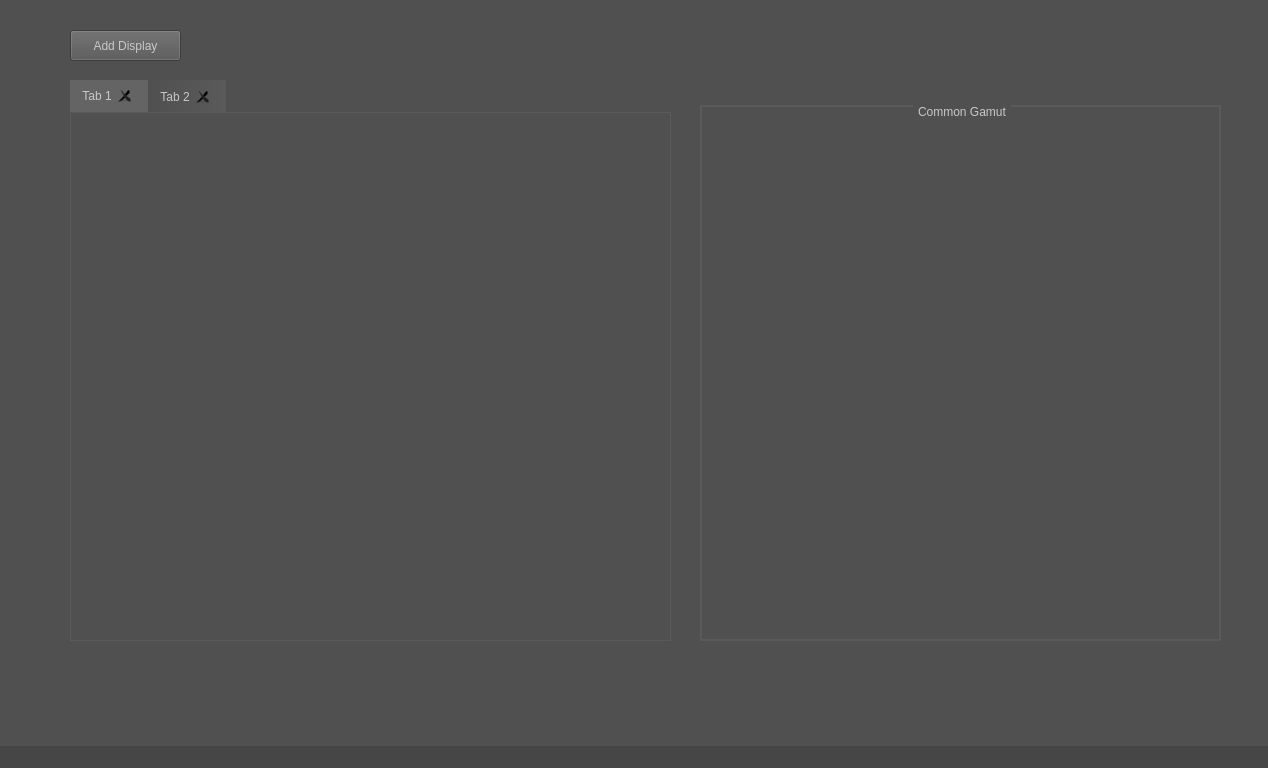
<?xml version="1.0" encoding="UTF-8"?>
<ui version="4.0">
 <class>MainWindow</class>
 <widget class="QMainWindow" name="MainWindow">
  <property name="geometry">
   <rect>
    <x>0</x>
    <y>0</y>
    <width>1268</width>
    <height>768</height>
   </rect>
  </property>
  <property name="windowTitle">
   <string>ColourMatch</string>
  </property>
  <property name="windowIcon">
   <iconset resource="Resource.qrc">
    <normaloff>:/Resources/img/cie1.png</normaloff>:/Resources/img/cie1.png</iconset>
  </property>
  <property name="styleSheet">
   <string notr="true">background-color: rgb(70, 70, 70);</string>
  </property>
  <widget class="QWidget" name="centralwidget">
   <property name="styleSheet">
    <string notr="true">background-color: rgb(80, 80, 80);
color: rgb(200, 200, 200);
font: 12pt &quot;Gadugi&quot;;</string>
   </property>
   <widget class="QTabWidget" name="tabWidget">
    <property name="geometry">
     <rect>
      <x>70</x>
      <y>80</y>
      <width>601</width>
      <height>561</height>
     </rect>
    </property>
    <property name="styleSheet">
     <string notr="true">QTabWidget::pane{
	border: 1px solid rgb(90,90,90);
}

QTabBar{
	border: 1px solid rgb(60,60,60);	
}

QTabBar::tab:selected {
	background-color: rgb(100, 100, 100);
}
QTabBar::tab:hover{
	
	background-color: rgb(120, 120, 120);
}

QTabBar::tab{
		
	background-color: qlineargradient(spread:pad, x1:0, y1:0, x2:1, y2:0, stop:0 rgba(80,80,80, 255), stop:1 rgba(90, 90, 90, 255));
}


</string>
    </property>
    <property name="currentIndex">
     <number>0</number>
    </property>
    <property name="tabsClosable">
     <bool>true</bool>
    </property>
    <widget class="QWidget" name="tab">
     <attribute name="title">
      <string>Tab 1</string>
     </attribute>
    </widget>
    <widget class="QWidget" name="tab_2">
     <attribute name="title">
      <string>Tab 2</string>
     </attribute>
    </widget>
   </widget>
   <widget class="QPushButton" name="btnNewDisplay">
    <property name="geometry">
     <rect>
      <x>70</x>
      <y>30</y>
      <width>111</width>
      <height>31</height>
     </rect>
    </property>
    <property name="styleSheet">
     <string notr="true">background-color: rgb(85, 85, 85);</string>
    </property>
    <property name="text">
     <string>Add Display</string>
    </property>
   </widget>
   <widget class="QGroupBox" name="groupBox">
    <property name="geometry">
     <rect>
      <x>700</x>
      <y>105</y>
      <width>521</width>
      <height>536</height>
     </rect>
    </property>
    <property name="contextMenuPolicy">
     <enum>Qt::NoContextMenu</enum>
    </property>
    <property name="styleSheet">
     <string notr="true">QGroupBox {

    border: 2px solid #5a5a5a;
 }

QGroupBox::title {
    subcontrol-origin: margin;
    subcontrol-position: top center; /* position at the top center */
    padding: 0 3px;

}</string>
    </property>
    <property name="title">
     <string>Common Gamut</string>
    </property>
    <property name="flat">
     <bool>false</bool>
    </property>
    <widget class="QLabel" name="label">
     <property name="geometry">
      <rect>
       <x>120</x>
       <y>50</y>
       <width>372</width>
       <height>400</height>
      </rect>
     </property>
     <property name="frameShape">
      <enum>QFrame::NoFrame</enum>
     </property>
     <property name="frameShadow">
      <enum>QFrame::Plain</enum>
     </property>
     <property name="text">
      <string/>
     </property>
     <property name="pixmap">
      <pixmap resource="Resource.qrc">:/Resources/img/cie.grid.nums.png</pixmap>
     </property>
     <property name="scaledContents">
      <bool>true</bool>
     </property>
    </widget>
   </widget>
  </widget>
  <widget class="QMenuBar" name="menubar">
   <property name="geometry">
    <rect>
     <x>0</x>
     <y>0</y>
     <width>1268</width>
     <height>21</height>
    </rect>
   </property>
  </widget>
  <widget class="QStatusBar" name="statusbar"/>
 </widget>
 <resources>
  <include location="Resource.qrc"/>
 </resources>
 <connections/>
</ui>
